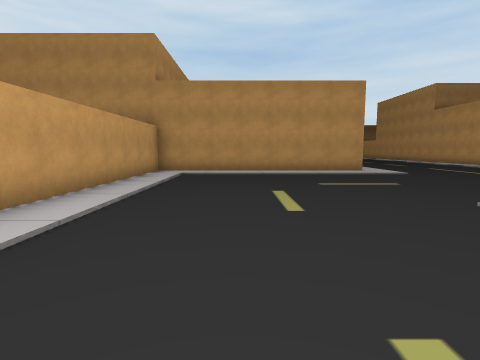
[1] (above)

24 first-person views from a walk through a 3-D level made in the Unity game engine. The camera is 1.5 m above the floor, tilts 6° down and sees 80° across. The floor is counted in squares, 2 m on a side. Each view is taken from the middle of a square. On the plan, view 1 faces up. The plan holds only what a view shows up to about 10 squares ahead; the rest is blank. The place goes on beyond the plan. The player is left out.

[2]
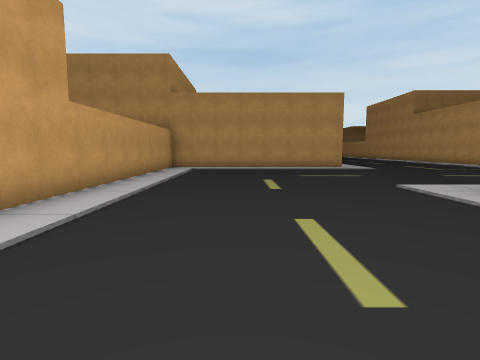

[3]
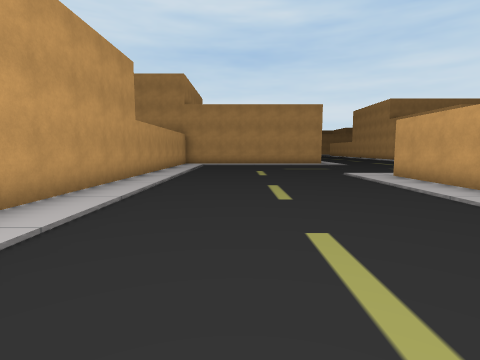

[4]
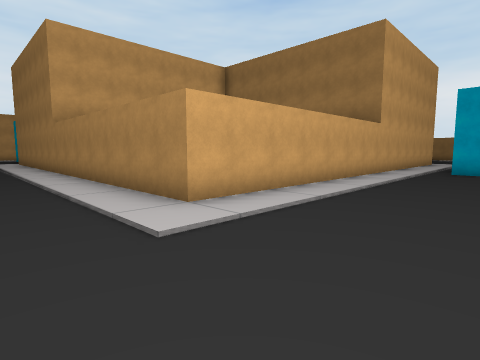

[5]
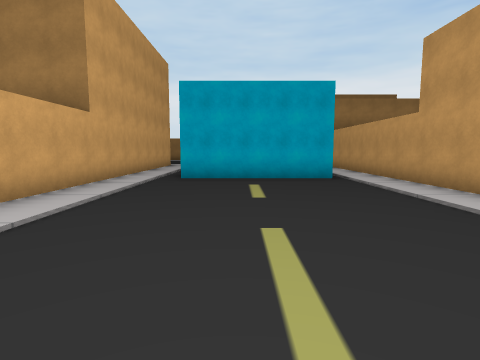

[6]
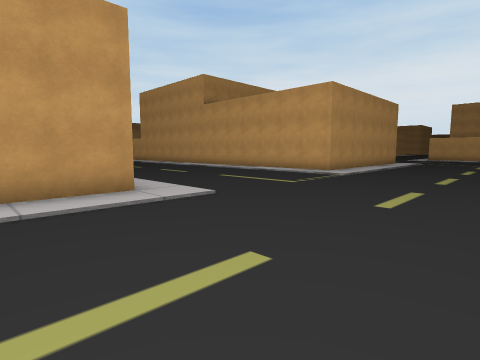

[7]
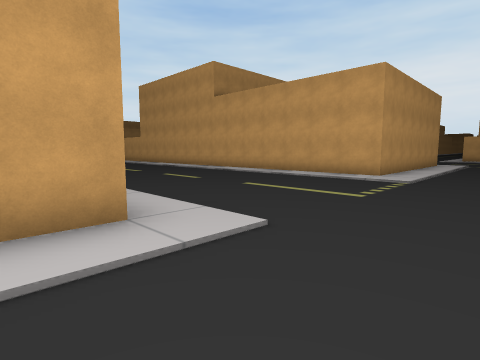

[8]
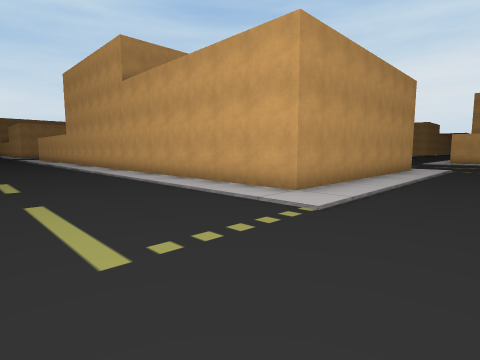

[9]
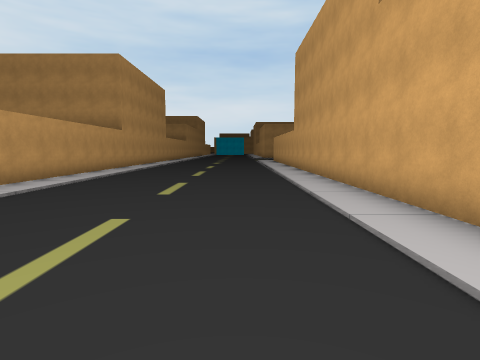

[10]
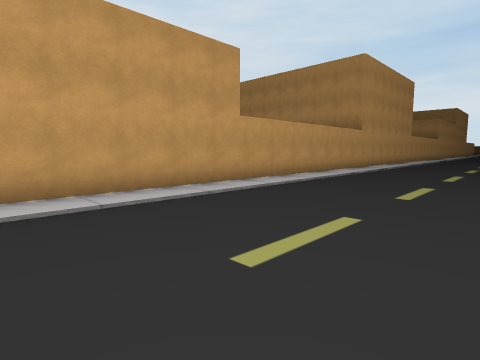

[11]
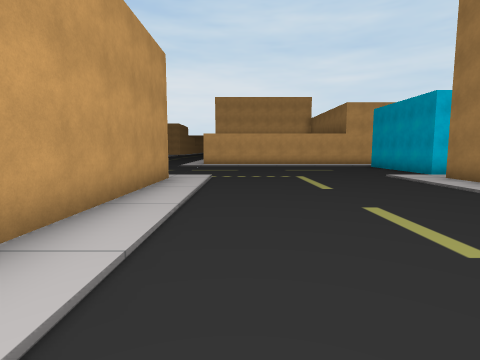

[12]
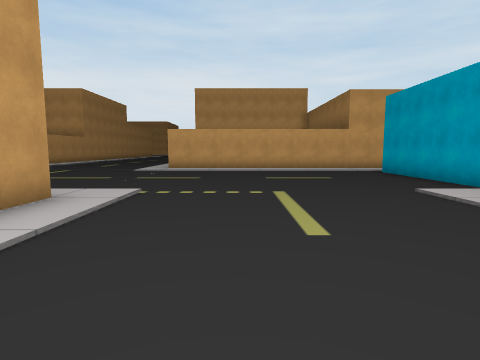

[13]
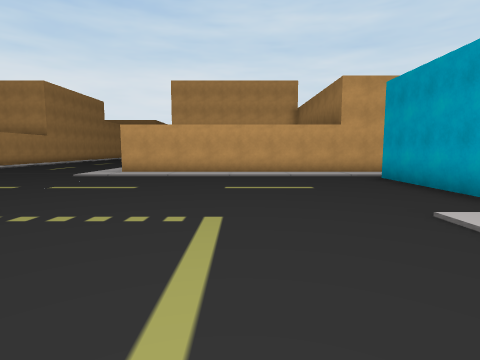

[14]
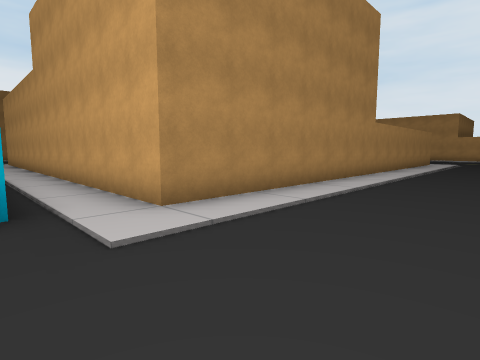

[15]
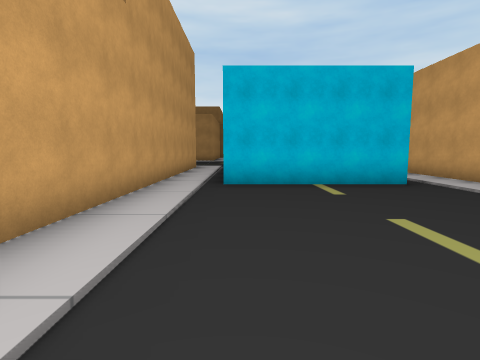

[16]
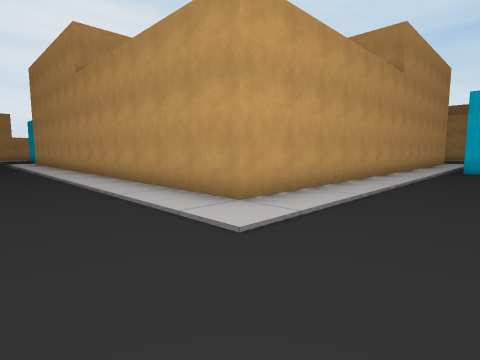

[17]
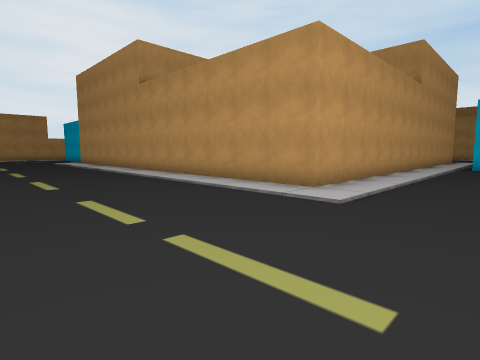

[18]
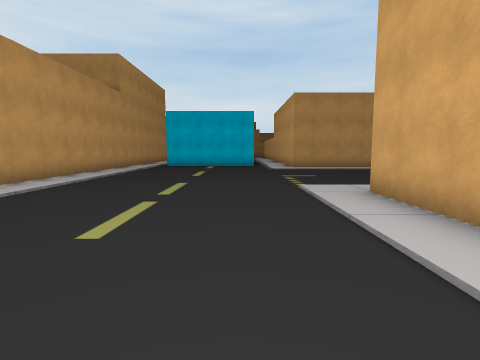

[19]
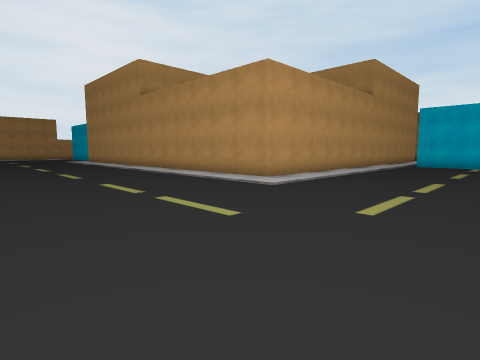

[20]
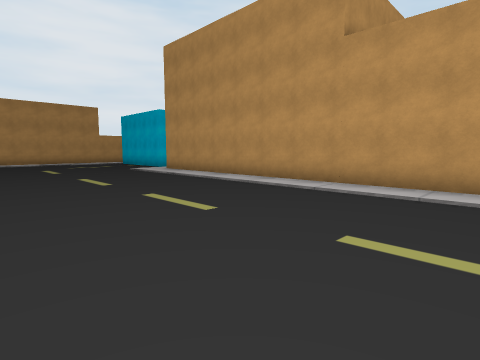

[21]
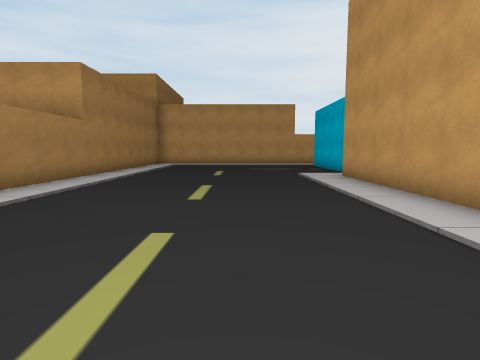

[22]
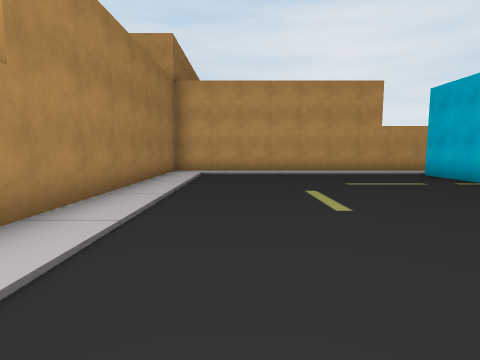

[23]
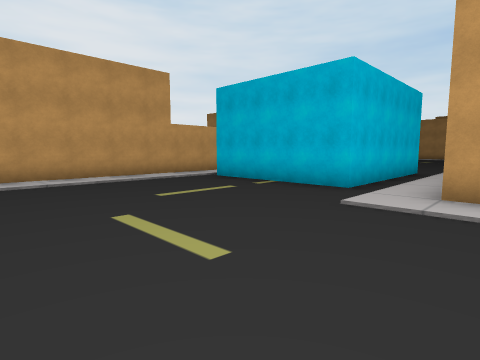

[24]
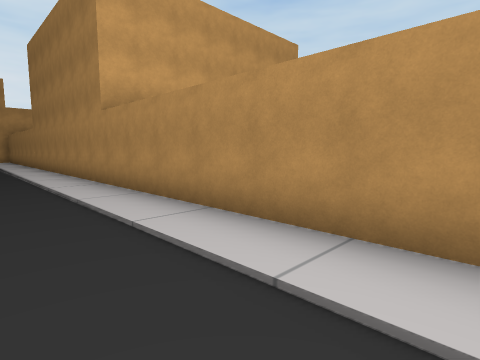

### Floor plan
Key: @ floor where view 1 was taken; # wall or solid block; . floor; B building.
Columns run from 3 left of view 1 to 26 right of it. Each row starts with its distance up from view 1.
 23          ...
 22        B.......B
 21        B.......B
 20        B.......B
 19        B.......B
 18        B.......B
 17        B.......B
 16        B.......B
 15        B.......B
 14        B.......B
 13        B.......B          ....
 12        B.......B        ......
 11         .......B       .......
 10 BBBBBBBB.......BBBBBBB........
  9 B............................B
  8 B............................B
  7 B............................B
  6 B............................B
  5 B............................B
  4 B............................B
  3 B............................B
  2 B.......BBBBBBBBBBBBBB.####..B
  1 B.......B            B.      B
  0 B..@....B            B.      B
 -1 B.......B            B.     .B
 -2 B.......B            B.####..B
 -3 B.......B            B.......B
 -4 B.......B           BB......
 -5 B.......B            B......
 -6 B.####..B            B........
 -7 B.   #..B            B........
 -8 B    #..B     B      B........
 -9      #..      B      B........
-10 B.####..      B      B........
-11 B.......BBBBBBBBBBBBBB.......
-12 B............................B
-13 B............................B
-14 B............................
-15 B...........................
-16 B..........................
-17 B..........................
-18 B....................
-19 BBBBBBBBBBBBBBBBBBBBBB

Where each view was taken, in squares from view 1:
view 1: 0 up, 0 right, facing up
view 2: 2 down, 0 right, facing up
view 3: 5 down, 0 right, facing up
view 4: 5 up, 1 right, facing down-right
view 5: 2 up, 1 right, facing down
view 6: 5 up, 2 right, facing up-right
view 7: 7 up, 3 right, facing up-right
view 8: 7 up, 7 right, facing up-right
view 9: 12 up, 9 right, facing up
view 10: 12 up, 9 right, facing up-left
view 11: 8 up, 11 right, facing right
view 12: 7 up, 14 right, facing right
view 13: 6 up, 16 right, facing right
view 14: 6 up, 20 right, facing down-left
view 15: 9 down, 20 right, facing up
view 16: 14 down, 21 right, facing up-left
view 17: 16 down, 21 right, facing up-left
view 18: 16 down, 23 right, facing up
view 19: 17 down, 23 right, facing up-left
view 20: 17 down, 14 right, facing up-left
view 21: 14 down, 12 right, facing left
view 22: 16 down, 7 right, facing left
view 23: 16 down, 5 right, facing up-left
view 24: 16 down, 5 right, facing down-right
